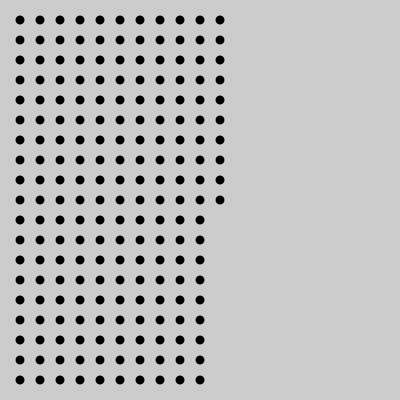
Frame 1 (no input)
Frame 60 (the mouse pressed at the canvas centre just before this capture): identical to frame 1, image omitted
Frame 120 (the mouse held since frame 60 and released just before this capture): identical to frame 1, image omitted

The Processing sketch that drew this single still picture (run headless with seeded random() and noise(); from frame 60 on, the mouse is pressed at the canvas centre):

// Processing sketch: arrays_1
// ── arrays_1.pde
// learning  arrays


// Declare and create the array
Grain[] myGrains = new Grain[200];

float currentRow = 1;
float currentColumn = 1;

void setup() {
  size(400,400);

  for (int i = 0; i < myGrains.length; i=i+1) {
    float yGridPosition; // where is each grain in the grid: y axis
    float xGridPosition; // where is each grain in the grid: x axis

    yGridPosition = (currentRow*20); //<>//
    xGridPosition = currentColumn*20;
    
    if (yGridPosition > (height-40)) {
      // println("end of column");
      currentColumn = currentColumn + 1;
      currentRow = 0;
    }  
     
    myGrains[i] = new Grain(xGridPosition, yGridPosition); // Initialize objects 
    currentRow = currentRow + 1;
  }  
  
}

void draw() {
  background(204);
  smooth();  

  // Call functions of the objects
   for (int i = 0; i < myGrains.length; i++) {
    myGrains[i].display(); // Display each object }

  }
}


class Grain { 
  // data
  float xPos;
  float yPos;
  float xWidth;
  float yHeight;
  color col;  

  // constructor, defined with arguments
  Grain (float xPos_, float yPos_) {
    xPos = xPos_;
    yPos = yPos_; 
    xWidth = 9;
    yHeight = 9;
    col = color(0); 
  }  
  
  // functions
  void display() {
    ellipseMode(CENTER);
    noStroke();
    fill(col);
    ellipse(xPos, yPos, xWidth, yHeight); 
  }
}
